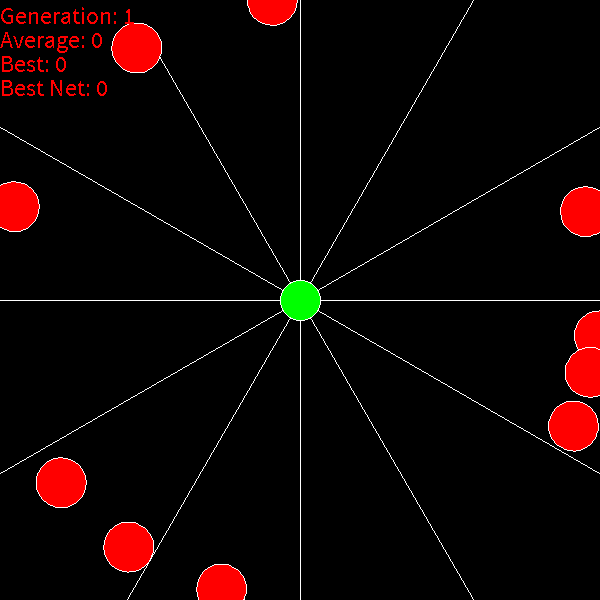
Frame 1 (no input)
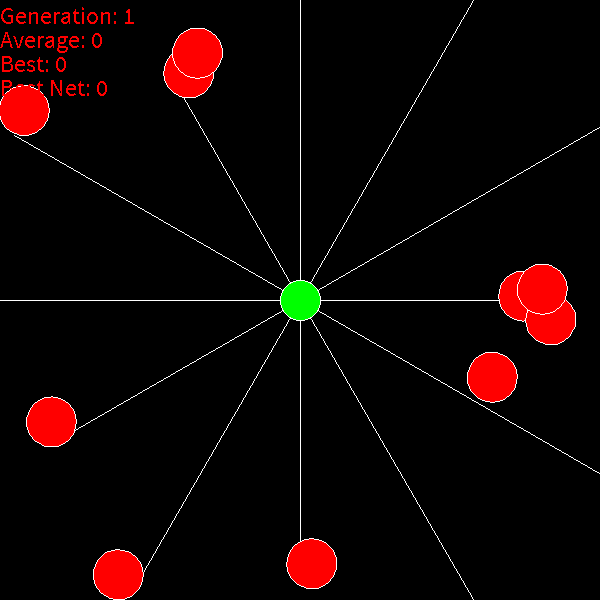
Frame 60 (the mouse pressed at the canvas centre just before this capture)
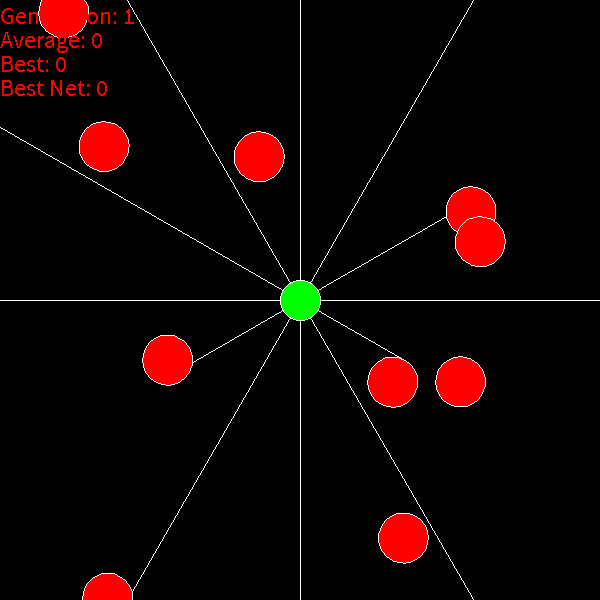
Frame 120 (the mouse held since frame 60 and released just before this capture)

The Processing sketch that drew these frames (run headless with seeded random() and noise(); from frame 60 on, the mouse is pressed at the canvas centre):

// Processing sketch: RNets
// ── RNets.pde
Ball[] balls = new Ball[50];
Enemy[] enemies = new Enemy[10];

int aux, generation = 1, average = 0, best = 0, bestNet = 0;
boolean fast = true, training = true;

void setup() {  
  size(600, 600);
  frameRate(9999);
  strokeWeight(0.1);
  stroke(255);
  textSize(24);
  noSmooth();
  for (int i = 0; i < balls.length; i++) {
    balls[i] = new Ball();
  }
  for (int i = 0; i < enemies.length; i++) {
    enemies[i] = new Enemy();
  }
}

void draw() {
  background(0);
  if (training) {
    trainNets();
  } else {
    demonstrateNet();
  }
}

void demonstrateNet() {
  balls[0].update();
  balls[0].display();

  for (int i = 0; i < enemies.length; i++) {
    enemies[i].move();
    enemies[i].display();
  }

  if (balls[0].dead) {
    reset();
  }
}

void advance(int amount) {
  while (amount >= generation) {
    trainNets();
  }
}

void trainNets() {
  aux = 0;
  for (int i = 0; i < balls.length; i++) {
    if (!balls[i].dead) {
      aux++;
      balls[i].update();
      balls[i].display();
    }
  }
  for (int i = 0; i < enemies.length; i++) {
    enemies[i].move();
    enemies[i].display();
  }

  text("Generation: " + generation, 0, 24);
  text("Average: " + average, 0, 48);
  text("Best: " + best, 0, 72);
  text("Best Net: " + bestNet, 0, 96);

  if (aux == 0) {
    generation++;
    sortBalls();

    average = 0;
    for (Ball b : balls) {
      average += b.surviveTime;
    }
    average /= balls.length;
    if (average > best) { 
      best = average;
    }

    if (balls[0].surviveTime > bestNet) bestNet = balls[0].surviveTime;

    reset();

    for (int i = 0; i < balls.length / 2; i++) {
      balls[(balls.length / 2) * 1 + i].net = new Net(balls[i].net);
      balls[(balls.length / 2) * 1 + i].net.mutate();
      //balls[(balls.length / 5) * 2 + i].net = new Net(balls[i].net);
      //balls[(balls.length / 5) * 2 + i].net.mutate();
      //balls[(balls.length / 5) * 3 + i].net = new Net(balls[i].net);
      //balls[(balls.length / 5) * 3 + i].net.mutate();
      //balls[(balls.length / 5) * 4 + i].net = new Net(balls[i].net);
      //balls[(balls.length / 5) * 4 + i].net.mutate();
    }
  }
}

void reset() {
  for (int i = 0; i < balls.length; i++) {
    balls[i].reset();
  }
  for (int i = 0; i < enemies.length; i++) {
    enemies[i].reset();
  }
}

void keyPressed() {
  if (key == 'f') {
    if (!fast) {
      fast = true;
      frameRate(9999);
    } else {
      fast = false;
      frameRate(30);
    }
  } else if (key == 't') {
    if (training) {
      sortBalls();
    } else {
      reset();
    }
    training = !training;
  } else if (key == '1') {
    advance(generation + 1);
  } else if (key == '2') {
    advance(generation + 5);
  } else if (key == '3') {
    advance(generation + 10);
  } else if (key == '4') {
    advance(generation + 50);
  } else if (key == '5') {
    advance(generation + 100);
  }
}

void sortBalls() {
  int count = 1;
  Ball aux;
  while (count > 0) {
    count = 0;
    for (int i = 0; i < balls.length - 1; i++) {
      if (balls[i].surviveTime < balls[i + 1].surviveTime) {
        aux = balls[i];
        balls[i] = balls[i + 1];
        balls[i + 1] = aux;
        count++;
      }
    }
  }
}

// ── Ball.pde
class Ball {
  static final int MAX_SPEED = 5; 
  float px, py;
  int surviveTime, radius;
  boolean dead;
  Sensor[] sensors;
  Net net;

  Ball() {

    sensors = new Sensor[12];
    float sensorAng;
    for (int i = 0; i < sensors.length; i++) {
      sensorAng = map(i, 0, sensors.length, 0, TWO_PI);
      sensors[i] = new Sensor(sensorAng);
    }

    net = new Net(new int[] {sensors.length, 15, 4}, 0, 0, 0.1);

    reset();
  }

  void reset() {
    px = width / 2;
    py = height / 2;
    radius = 20;
    dead = false;
    surviveTime = 0;
  }

  void update() {
    surviveTime++;

    for (Sensor s : sensors) {
      s.readValue(px, py);
      if (s.value < radius) dead = true;
    }

    float[] sensorValues = new float[sensors.length];
    for (int i = 0; i < sensors.length; i++) {
      //sensorValues[i] = map(sensors[i].value, 0, Sensor.MAX_VALUE, 1, 0);
      sensorValues[i] = sensors[i].value;
    }

    float[]decision = net.solve(sensorValues);

    //direita(decision[0]);
    //esquerda(decision[1]);
    //cima(decision[2]);
    //baixo(decision[3]);
    if (decision[0] > 0.5) direita(1);
    if (decision[1] > 0.5) esquerda(1);
    if (decision[2] > 0.5) cima(1);
    if (decision[3] > 0.5) baixo(1);
  }

  void display() {
    for (Sensor s : sensors) {
      s.display(px, py);
    }

    fill(0, 255, 0);
    ellipse(px, py, radius * 2, radius * 2);
  }

  void direita(float spd) {
    px += MAX_SPEED * spd;
  }

  void esquerda(float spd) {
    px -= MAX_SPEED * spd;
  }

  void cima(float spd) {
    py -= MAX_SPEED * spd;
  }

  void baixo(float spd) {
    py += MAX_SPEED * spd;
  }
}

class Sensor {
  static final int MAX_VALUE = 200;
  float ang;
  int value;

  Sensor(float ang) {
    this.ang = ang;
  }

  void display(float x, float y) {
    line(x, y, x + cos(ang) * value, y + sin(ang) * value);
  }

  void readValue(float x, float y) {
    int dist = 0;
    boolean collided = false;
    float px, py;
    while (!collided) {
      dist += 3;
      px = x + cos(ang) * dist;
      py = y + sin(ang) * dist;
      //if (px <= 0 || px >= width || py <= 0 || py >= height || dist >= MAX_VALUE) {
      if (px <= 0 || px >= width || py <= 0 || py >= height) {
        collided = true;
        break;
      }

      for (Enemy e : enemies) {
        if (dist(px, py, e.px, e.py) < e.radius) {
          collided = true;
          break;
        }
      }
    }
    value = dist;
  }
}

// ── Enemy.pde
class Enemy {
  float px, py, ox, oy, ovx, ovy;
  float vx = random(-2, 2), vy = random(-2, 2);
  int radius = 25;

  Enemy() {
    hardReset();
    reset();
  }

  void hardReset() {
    ox = width / 2;
    oy = height / 2;
    float dir = random(0, TWO_PI);
    ox += cos(dir) * width / 2;
    oy += sin(dir) * height / 2;
    ovx = random(-2, 2);
    ovy = random(-2, 2);
  }

  void reset() {
    //hardReset();

    px = ox;
    py = oy;
    vx = ovx;
    vy = ovy;
  }

  void move() {
    px += vx;
    py += vy;
    if (px < 0 || px > width) {
      vx *= -1;
    }
    if (py < 0 || py > height) {
      vy *= -1;
    }
  }

  void display() {
    fill(255, 0, 0);
    ellipse(px, py, radius * 2, radius * 2);
  }
}

// ── Net.pde
class Net {
  int layerCount;
  float mutatingRate;
  float[][][] activations;
  float[][][] weights;
  float[][][] biases;

  Net(int[] layerData, float weightRange, float biasRange, float mutatingRate) {
    layerCount = layerData.length;
    this.mutatingRate = mutatingRate;

    activations = new float[layerData.length][][];
    activations[0] = new float[layerData[0]][1];

    weights = new float[layerData.length - 1][][];
    for (int i = 0; i < weights.length; i++) {
      weights[i] = new float[layerData[i + 1]][layerData[i]];
      for (int j = 0; j < weights[i].length; j++) {
        for (int k = 0; k < weights[i][j].length; k++) {
          weights[i][j][k] = random(-weightRange, weightRange);
        }
      }
    }

    biases = new float[layerData.length - 1][][];
    for (int i = 0; i < biases.length; i++) {
      biases[i] = new float[layerData[i + 1]][1];
      for (int j = 0; j < biases[i].length; j++) {
        biases[i][j][0] = random(-biasRange, biasRange);
      }
    }
  }

  Net(Net parent) {
    this.layerCount = parent.layerCount;
    this.mutatingRate = parent.mutatingRate;

    this.activations = new float[parent.activations.length][][];
    this.activations[0] = new float[parent.activations[0].length][1];

    this.weights = new float[parent.weights.length][][];
    for (int i = 0; i < this.weights.length; i++) {
      this.weights[i] = new float[parent.weights[i].length][];
      for (int j = 0; j < weights[i].length; j++) {
        this.weights[i][j] = new float[parent.weights[i][j].length];
        for (int k = 0; k < weights[i][j].length; k++) {
          this.weights[i][j][k] = parent.weights[i][j][k];
        }
      }
    }

    this.biases = new float[parent.biases.length][][];
    for (int i = 0; i < this.biases.length; i++) {
      this.biases[i] = new float[parent.biases[i].length][1];
      for (int j = 0; j < biases[i].length; j++) {
        this.biases[i][j][0] = parent.biases[i][j][0];
      }
    }
  }

  void fillInput(float[] input) {
    for (int i = 0; i < activations[0].length; i++) {
      activations[0][i][0] = input[i];
    }
  }

  void activateLayer(int layer) {
    for (int i = 0; i < activations[layer].length; i++) {
      activations[layer][i][0] = sigmoid(activations[layer][i][0]);
    }
  }

  void resetActivations() {
    for (int i = 0; i < activations.length; i++) {
      for (int j = 0; j < activations[i].length; j++) {
        activations[i][j][0] = 0;
      }
    }
  }

  float[] solve(float[] input) {
    //resetActivations();
    fillInput(input);

    for (int i = 0; i < layerCount - 1; i++) {
      float[][] result = multiplyMatrices(weights[i], activations[i]);
      result = addMatrices(result, biases[i]);
      activations[i + 1] = result;
      activateLayer(i + 1);
    }

    float[] output = new float[activations[activations.length - 1].length];

    for (int i = 0; i < output.length; i++) {
      output[i] = activations[activations.length - 1][i][0];
    }

    return output;
  }

  void printNet() {
    println("Weights:\n");
    for (int i = 0; i < weights.length; i++) {
      for (int j = 0; j < weights[i].length; j++) {
        for (int k = 0; k < weights[i][j].length; k++) {
          print(weights[i][j][k] + " * ");
        }
        println();
      }
      println();
    }

    println("\nBiases:\n");
    for (int i = 0; i <  biases.length; i++) {
      for (int j = 0; j < biases[i].length; j++) {
        print(biases[i][j][0] + " * ");
      }
      println();
    }
    println();
    println();
  }

  float sigmoid(float x) {
    return 1 / (1 + exp(-x));
  }

  float[][] multiplyMatrices(float[][] firstMatrix, float[][] secondMatrix) {
    float[][] product = new float[firstMatrix.length][secondMatrix[0].length];
    for (int i = 0; i < firstMatrix.length; i++) {
      for (int j = 0; j < secondMatrix[0].length; j++) {
        for (int k = 0; k < firstMatrix[0].length; k++) {
          product[i][j] += firstMatrix[i][k] * secondMatrix[k][j];
        }
      }
    }
    return product;
  }

  float[][] addMatrices(float[][] firstMatrix, float[][] secondMatrix) {
    float[][] sum = new float[firstMatrix.length][firstMatrix[0].length];

    for (int i = 0; i < sum.length; i++) {
      for (int j = 0; j < sum[0].length; j++) {
        sum[i][j] = firstMatrix[i][j] + secondMatrix[i][j];
      }
    }

    return sum;
  }

  void mutate() {
    for (int i = 0; i < weights.length; i++) {
      for (int j = 0; j < weights[i].length; j++) {
        for (int k = 0; k < weights[i][j].length; k++) {
          weights[i][j][k] += (random(1) < 0.5)? -mutatingRate : mutatingRate;
          //weights[i][j][k] += random(-mutatingRate, mutatingRate);
        }
      }
    }

    for (int i = 0; i < biases.length; i++) {
      for (int j = 0; j < biases[i].length; j++) {
        biases[i][j][0] += (random(1) < 0.5)? -mutatingRate : mutatingRate;
        //biases[i][j][0] += random(-mutatingRate, mutatingRate);
      }
    }
  }
}
